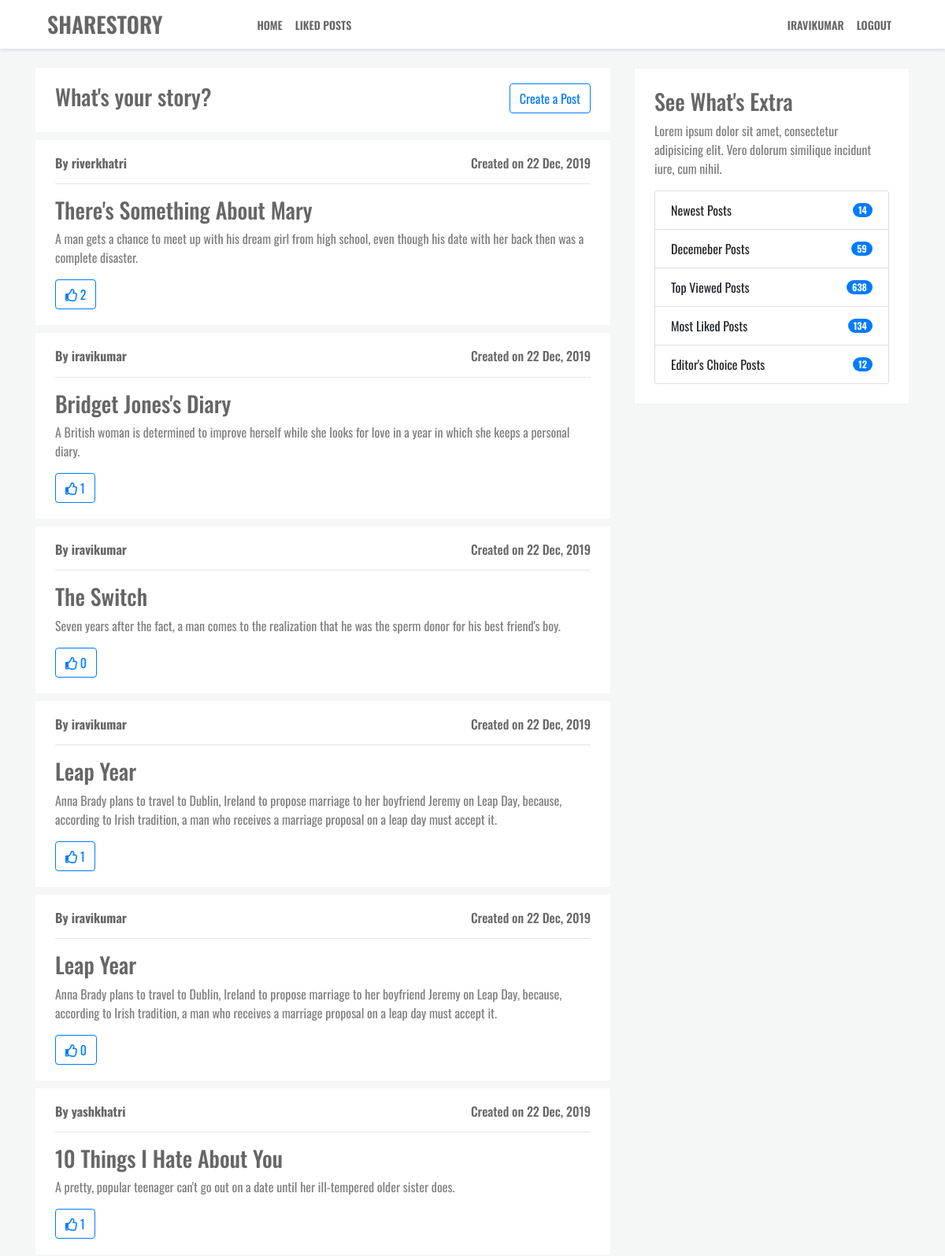
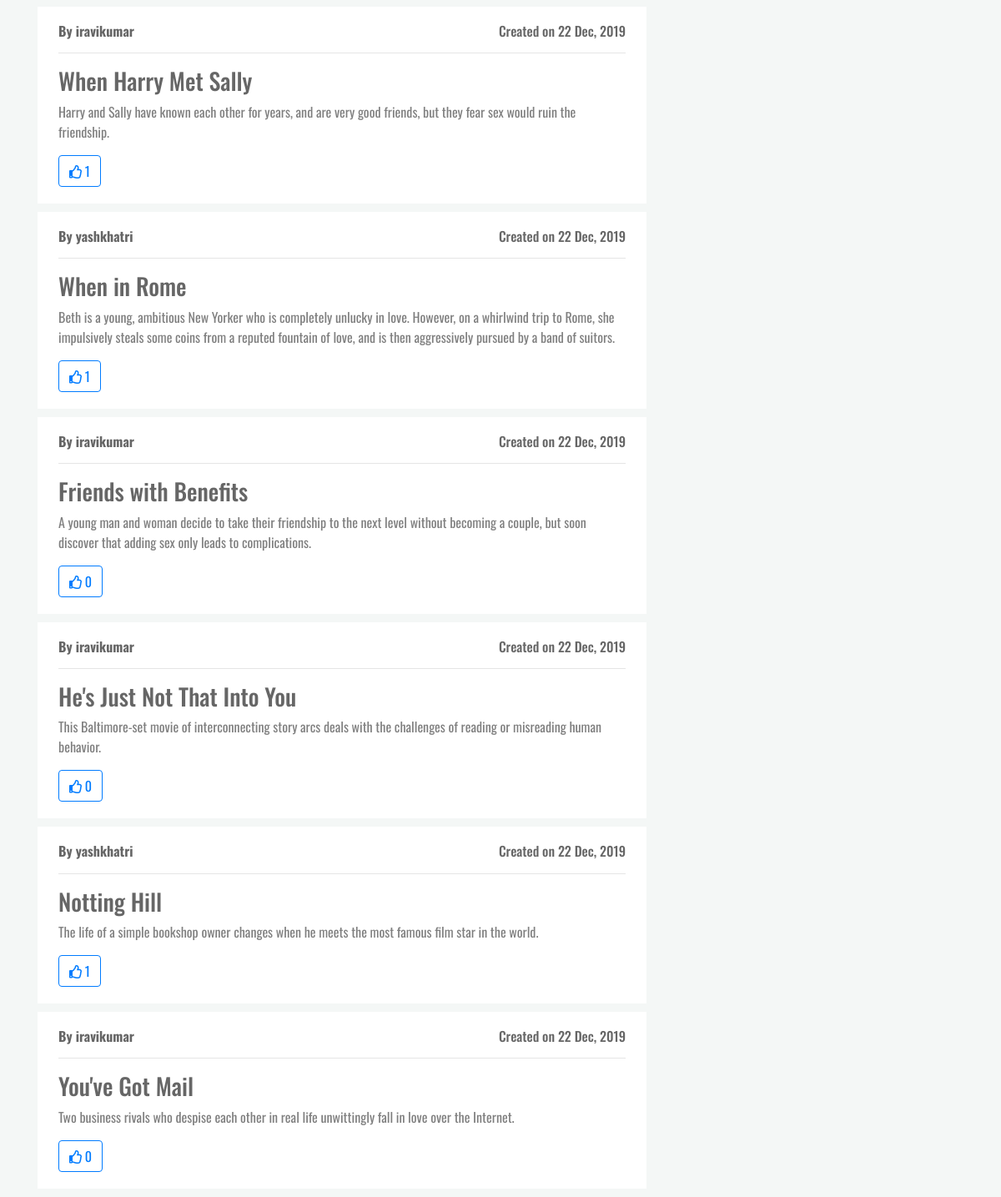
The app's page / (signed in) with its own data (2 pictures, top to bottom).
### sharestory/models.py (models this page shows, shortened)
class Post(models.Model):
    title = models.CharField(max_length=100)
    content = models.TextField()
    likes = models.ManyToManyField(User, related_name="likes", blank=True)
    date_posted = models.DateTimeField(default=timezone.now)
    author = models.ForeignKey(User, on_delete=models.CASCADE)

### sharestory/views.py (the view)
# urls.py: path('', views.home, name="home"),
def home(request):
    context = {
        'posts': Post.objects.all().order_by('-date_posted')
    }
    return render(request, 'sharestory/home.html', context)

### sharestory/templates/sharestory/home.html (shortened to what this page needs)
{% extends 'sharestory/base.html' %}
{% block content %}
    {% if user.is_authenticated %}
        <article>
            <a  href="{% url 'post_create' %}" class="btn btn-outline-primary float-right">
                Create a Post
            </a>
            <h3>What's your story?</h3>
        </article>
    {% endif %}
    {% for post in posts %}
        <article>
            <h6 class="float-right">Created on {{ post.date_posted|date:"d M, Y" }}</h6>
            <h6 class="font-weight-bold">By {{ post.author }}</h6>
            <hr/>
            <h3>{{ post.title }}</h3>
            <p>{{ post.content }}</p>
            {% if user.is_authenticated %}
                <form class="" action="{% url 'post_like' %}" method="post">
                    <button class="btn btn-outline-primary" name="post_id" value="{{ post.id }}">
                        <i class="far fa-thumbs-up"></i> {{ post.likes.count }}
                    </button>
                </form>
            {% else %}
                <button class="btn btn-outline-primary" name="post_id" value="{{ post.id }}">
                    <i class="far fa-thumbs-up"></i> {{ post.likes.count }}
                </button>
            {% endif %}
        </article>
    {% endfor %}
{% endblock %}

### sharestory/templates/sharestory/base.html (shortened to what this page needs)
{% load static %}
<!DOCTYPE html>
<html lang="en">
<head>
    <link rel="stylesheet" href="https://stackpath.bootstrapcdn.com/bootstrap/4.4.1/css/bootstrap.min.css">
    <link rel="stylesheet" href="https://use.fontawesome.com/releases/v5.7.0/css/all.css">
    <link rel="stylesheet" href="{% static 'sharestory/main.css' %}">
</head>
<body>
    <header>
        <nav class="navbar navbar-expand-lg">
            <a class="navbar-brand" href="{% url 'home' %}">
                <span class="logo">ShareStory</span>
            </a>
            <div class="collapse navbar-collapse" id="navbar-small-device">
                <ul class="navbar-nav pl-5 ml-5 mr-auto">
                    <li class="nav-item">
                        <a class="nav-link" href="{% url 'home' %}">Home</a>
                    </li>
                    {% if user.is_authenticated %}
                        <li class="nav-item">
                            <a class="nav-link" href="{% url 'liked_posts' %}">Liked Posts</a>
                        </li>
                    {% endif %}
                </ul>
                <ul class="navbar-nav ml-auto">
                    {% if user.is_authenticated %}
                        <li class="nav-item">
                            <a class="nav-link username" href="">{{ user.username }}</a>
                        </li>
                        <li class="nav-item">
                            <a class="nav-link" href="{% url 'logout' %}">Logout</a>
                        </li>
                    {% endif %}
                </ul>
            </div>
        </nav>
    </header>
    <div class="container mt-4">
        <div class="row">
            <div class="col-md-8">
                {% block content %}{% endblock %}
            </div>
            <div class="col-md-4">
                <div class="sidebar">
                    <h3>See What's Extra</h3>
                    <p>Lorem ipsum dolor sit amet, consectetur adipisicing elit. Vero dolorum similique incidunt iure, cum nihil.</p>
                    <ul class="list-group">
                        <li class="list-group-item d-flex justify-content-between align-items-center">
                            Newest Posts
                            <span class="badge badge-primary badge-pill">14</span>
                        </li>
                        <li class="list-group-item d-flex justify-content-between align-items-center">
                            Decemeber Posts
                            <span class="badge badge-primary badge-pill">59</span>
                        </li>
                        <li class="list-group-item d-flex justify-content-between align-items-center">
                            Top Viewed Posts
                            <span class="badge badge-primary badge-pill">638</span>
                        </li>
                        <li class="list-group-item d-flex justify-content-between align-items-center">
                            Most Liked Posts
                            <span class="badge badge-primary badge-pill">134</span>
                        </li>
                        <li class="list-group-item d-flex justify-content-between align-items-center">
                            Editor's Choice Posts
                            <span class="badge badge-primary badge-pill">12</span>
                        </li>
                    </ul>
                </div>
            </div>
        </div>
    </div>
</body>
</html>

### sharestory/static/sharestory/main.css (style rules this page uses)
body { background: #f4f7f6; font-family: 'Oswald', sans-serif; }
header { background: #fff; }
nav { padding: 5px 60px !important; box-shadow: 0px 0px 5px 1px #d0d3d9; }
nav .logo { font-size: 28px; font-weight: 600; }
nav a { font-size: 14px; font-weight: 600; color: rgba(0, 0, 0, 0.6) !important; text-transform: uppercase; }
nav .username { pointer-events: none; }
article { padding: 20px 25px 20px 25px; margin-bottom: 10px; background-color: #fff; }
h1, h2, h3, h4, h5, h6 { color: rgba(0, 0, 0, 0.6) !important; }
p { color: rgba(0, 0, 0, 0.5) !important; }
.sidebar { width: 100%; height: auto; background-color: #fff; border: 1px solid #f0f2f5; padding: 25px; }

### records on screen
Post: date_posted "22 Dec, 2019", author "riverkhatri", title "There's Something About Mary", content "A man gets a chance to meet up with his dream girl from high school, even though his date with her back then was a complete disaster.", likes.count "2"
Post: date_posted "22 Dec, 2019", author "iravikumar", title "Bridget Jones's Diary", content "A British woman is determined to improve herself while she looks for love in a year in which she keeps a personal diary.", likes.count "1"
Post: date_posted "22 Dec, 2019", author "iravikumar", title "The Switch", content "Seven years after the fact, a man comes to the realization that he was the sperm donor for his best friend's boy.", likes.count "0"
Post: date_posted "22 Dec, 2019", author "iravikumar", title "Leap Year", content "Anna Brady plans to travel to Dublin, Ireland to propose marriage to her boyfriend Jeremy on Leap Day, because, according to Irish tradition, a man who receives a marriage proposal on a leap day must accept it.", likes.count "1"
Post: date_posted "22 Dec, 2019", author "iravikumar", title "Leap Year", content "Anna Brady plans to travel to Dublin, Ireland to propose marriage to her boyfriend Jeremy on Leap Day, because, according to Irish tradition, a man who receives a marriage proposal on a leap day must accept it.", likes.count "0"
Post: date_posted "22 Dec, 2019", author "yashkhatri", title "10 Things I Hate About You", content "A pretty, popular teenager can't go out on a date until her ill-tempered older sister does.", likes.count "1"
Post: date_posted "22 Dec, 2019", author "iravikumar", title "When Harry Met Sally", content "Harry and Sally have known each other for years, and are very good friends, but they fear sex would ruin the friendship.", likes.count "1"
Post: date_posted "22 Dec, 2019", author "yashkhatri", title "When in Rome", content "Beth is a young, ambitious New Yorker who is completely unlucky in love. However, on a whirlwind trip to Rome, she impulsively steals some coins from a reputed fountain of love, and is then aggressively pursued by a band of suitors.", likes.count "1"
Post: date_posted "22 Dec, 2019", author "iravikumar", title "Friends with Benefits", content "A young man and woman decide to take their friendship to the next level without becoming a couple, but soon discover that adding sex only leads to complications.", likes.count "0"
Post: date_posted "22 Dec, 2019", author "iravikumar", title "He's Just Not That Into You", content "This Baltimore-set movie of interconnecting story arcs deals with the challenges of reading or misreading human behavior.", likes.count "0"
Post: date_posted "22 Dec, 2019", author "yashkhatri", title "Notting Hill", content "The life of a simple bookshop owner changes when he meets the most famous film star in the world.", likes.count "1"
Post: date_posted "22 Dec, 2019", author "iravikumar", title "You've Got Mail", content "Two business rivals who despise each other in real life unwittingly fall in love over the Internet.", likes.count "0"

### other values on screen
{{ user.username }} "IRAVIKUMAR"
